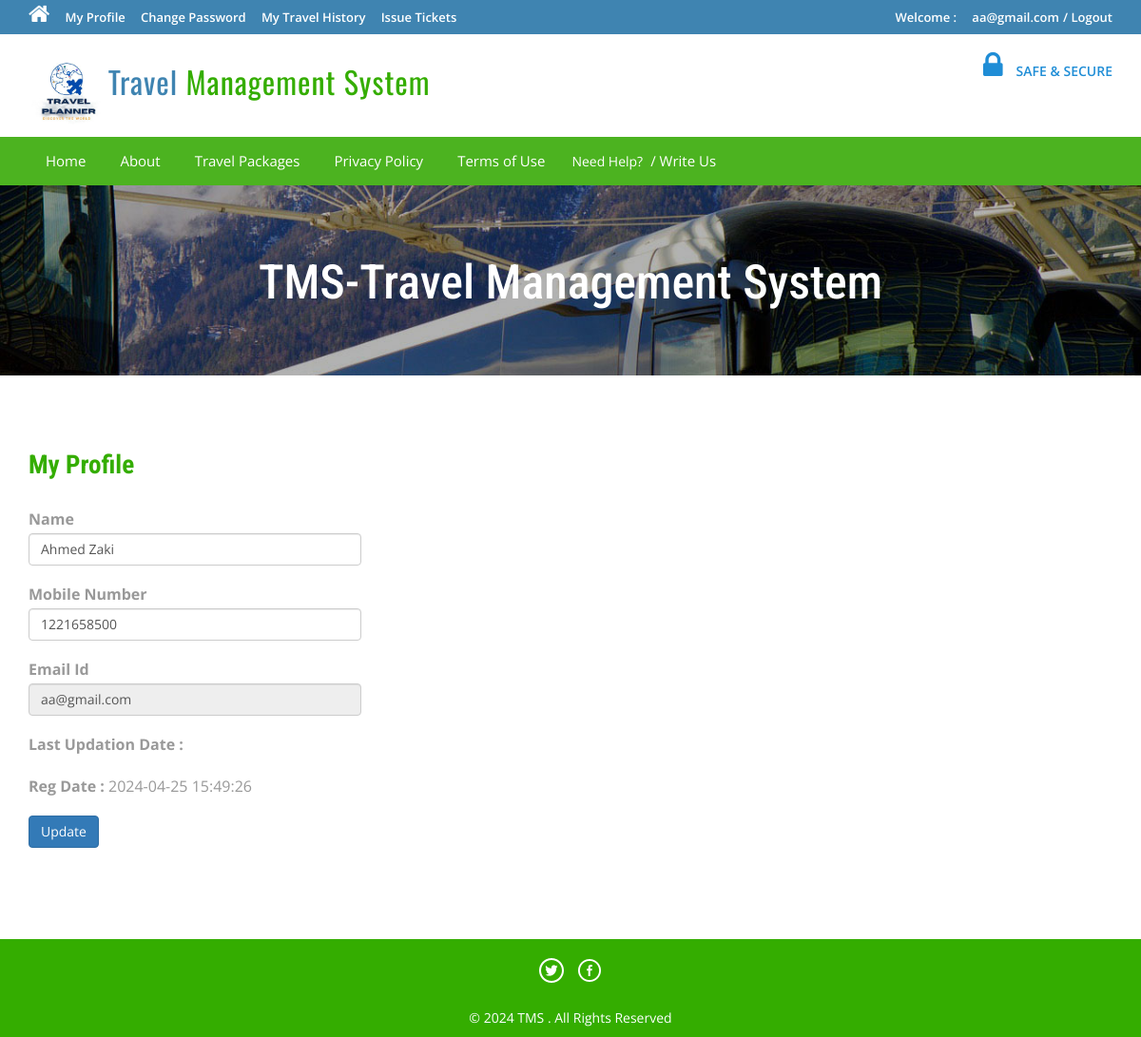
Page /tms/profile.php (signed in) on the committed database.
### tables this page shows
CREATE TABLE `tblusers` (
  `id` int(11) NOT NULL,
  `FullName` varchar(100) DEFAULT NULL,
  `MobileNumber` char(10) DEFAULT NULL,
  `EmailId` varchar(70) DEFAULT NULL,
  `Password` varchar(100) DEFAULT NULL,
  `RegDate` timestamp NULL DEFAULT current_timestamp(),
  `UpdationDate` timestamp NULL DEFAULT NULL ON UPDATE current_timestamp()
);

### tms/profile.php (the view, shortened to what this page needs)
<?php
include ('includes/config.php');
if (strlen($_SESSION['login']) == 0) {
	header('location:index.php');
} else {
	?>
	<!DOCTYPE HTML>
	<html>
	<head>
		<link href="css/bootstrap.css" rel='stylesheet' type='text/css' />
		<link href="css/style.css" rel='stylesheet' type='text/css' />
		<link href="css/font-awesome.css" rel="stylesheet">
		<link href="css/animate.css" rel="stylesheet" type="text/css" media="all">
	</head>
	<body>
		<div class="top-header">
			<?php include ('includes/header.php'); ?>
			<div class="banner-1 ">
				<div class="container">
					<h1 class="wow zoomIn animated animated" data-wow-delay=".5s"
						style="visibility: visible; animation-delay: 0.5s; animation-name: zoomIn;">TMS-Travel Management
						System</h1>
				</div>
			</div>
			<div class="privacy">
				<div class="container">
					<h3 class="wow fadeInDown animated animated" data-wow-delay=".5s"
						style="visibility: visible; animation-delay: 0.5s; animation-name: fadeInDown;">My Profile</h3>
					<form name="chngpwd" method="post">
						<?php
						$useremail = $_SESSION['login'];
						$sql = "SELECT * from tblusers where EmailId=:useremail";
						$query = $dbh->prepare($sql);
						$query->bindParam(':useremail', $useremail, PDO::PARAM_STR);
						$query->execute();
						$results = $query->fetchAll(PDO::FETCH_OBJ);
						if ($query->rowCount() > 0) {
							foreach ($results as $result) { ?>
								<p style="width: 350px;">
									<b>Name</b> <input type="text" name="name"
										value="<?php echo htmlentities($result->FullName); ?>" class="form-control" id="name"
										required="">
								</p>
								<p style="width: 350px;">
									<b>Mobile Number</b>
									<input type="text" class="form-control" name="mobileno" maxlength="10"
										value="<?php echo htmlentities($result->MobileNumber); ?>" id="mobileno" required="">
								</p>
								<p style="width: 350px;">
									<b>Email Id</b>
									<input type="email" class="form-control" name="email"
										value="<?php echo htmlentities($result->EmailId); ?>" id="email" readonly>
								</p>
								<p style="width: 350px;">
									<b>Last Updation Date : </b>
								</p>
								<p style="width: 350px;">
									<b>Reg Date :</b>
									<?php echo htmlentities($result->RegDate); ?>
								</p>
							<?php }
						} ?>
						<p style="width: 350px;">
							<button type="submit" name="submit6" class="btn-primary btn">Update</button>
						</p>
					</form>
				</div>
			</div>
			<?php include ('includes/footer.php'); ?>
	</body>
	</html>
<?php } ?>

### rows in the picture
tblusers: name "Ahmed Zaki", mobileno "1221658500", email "aa@gmail.com", RegDate "2024-04-25 15:49:26"

### other values in the picture
$_SESSION['login'] "aa@gmail.com"
